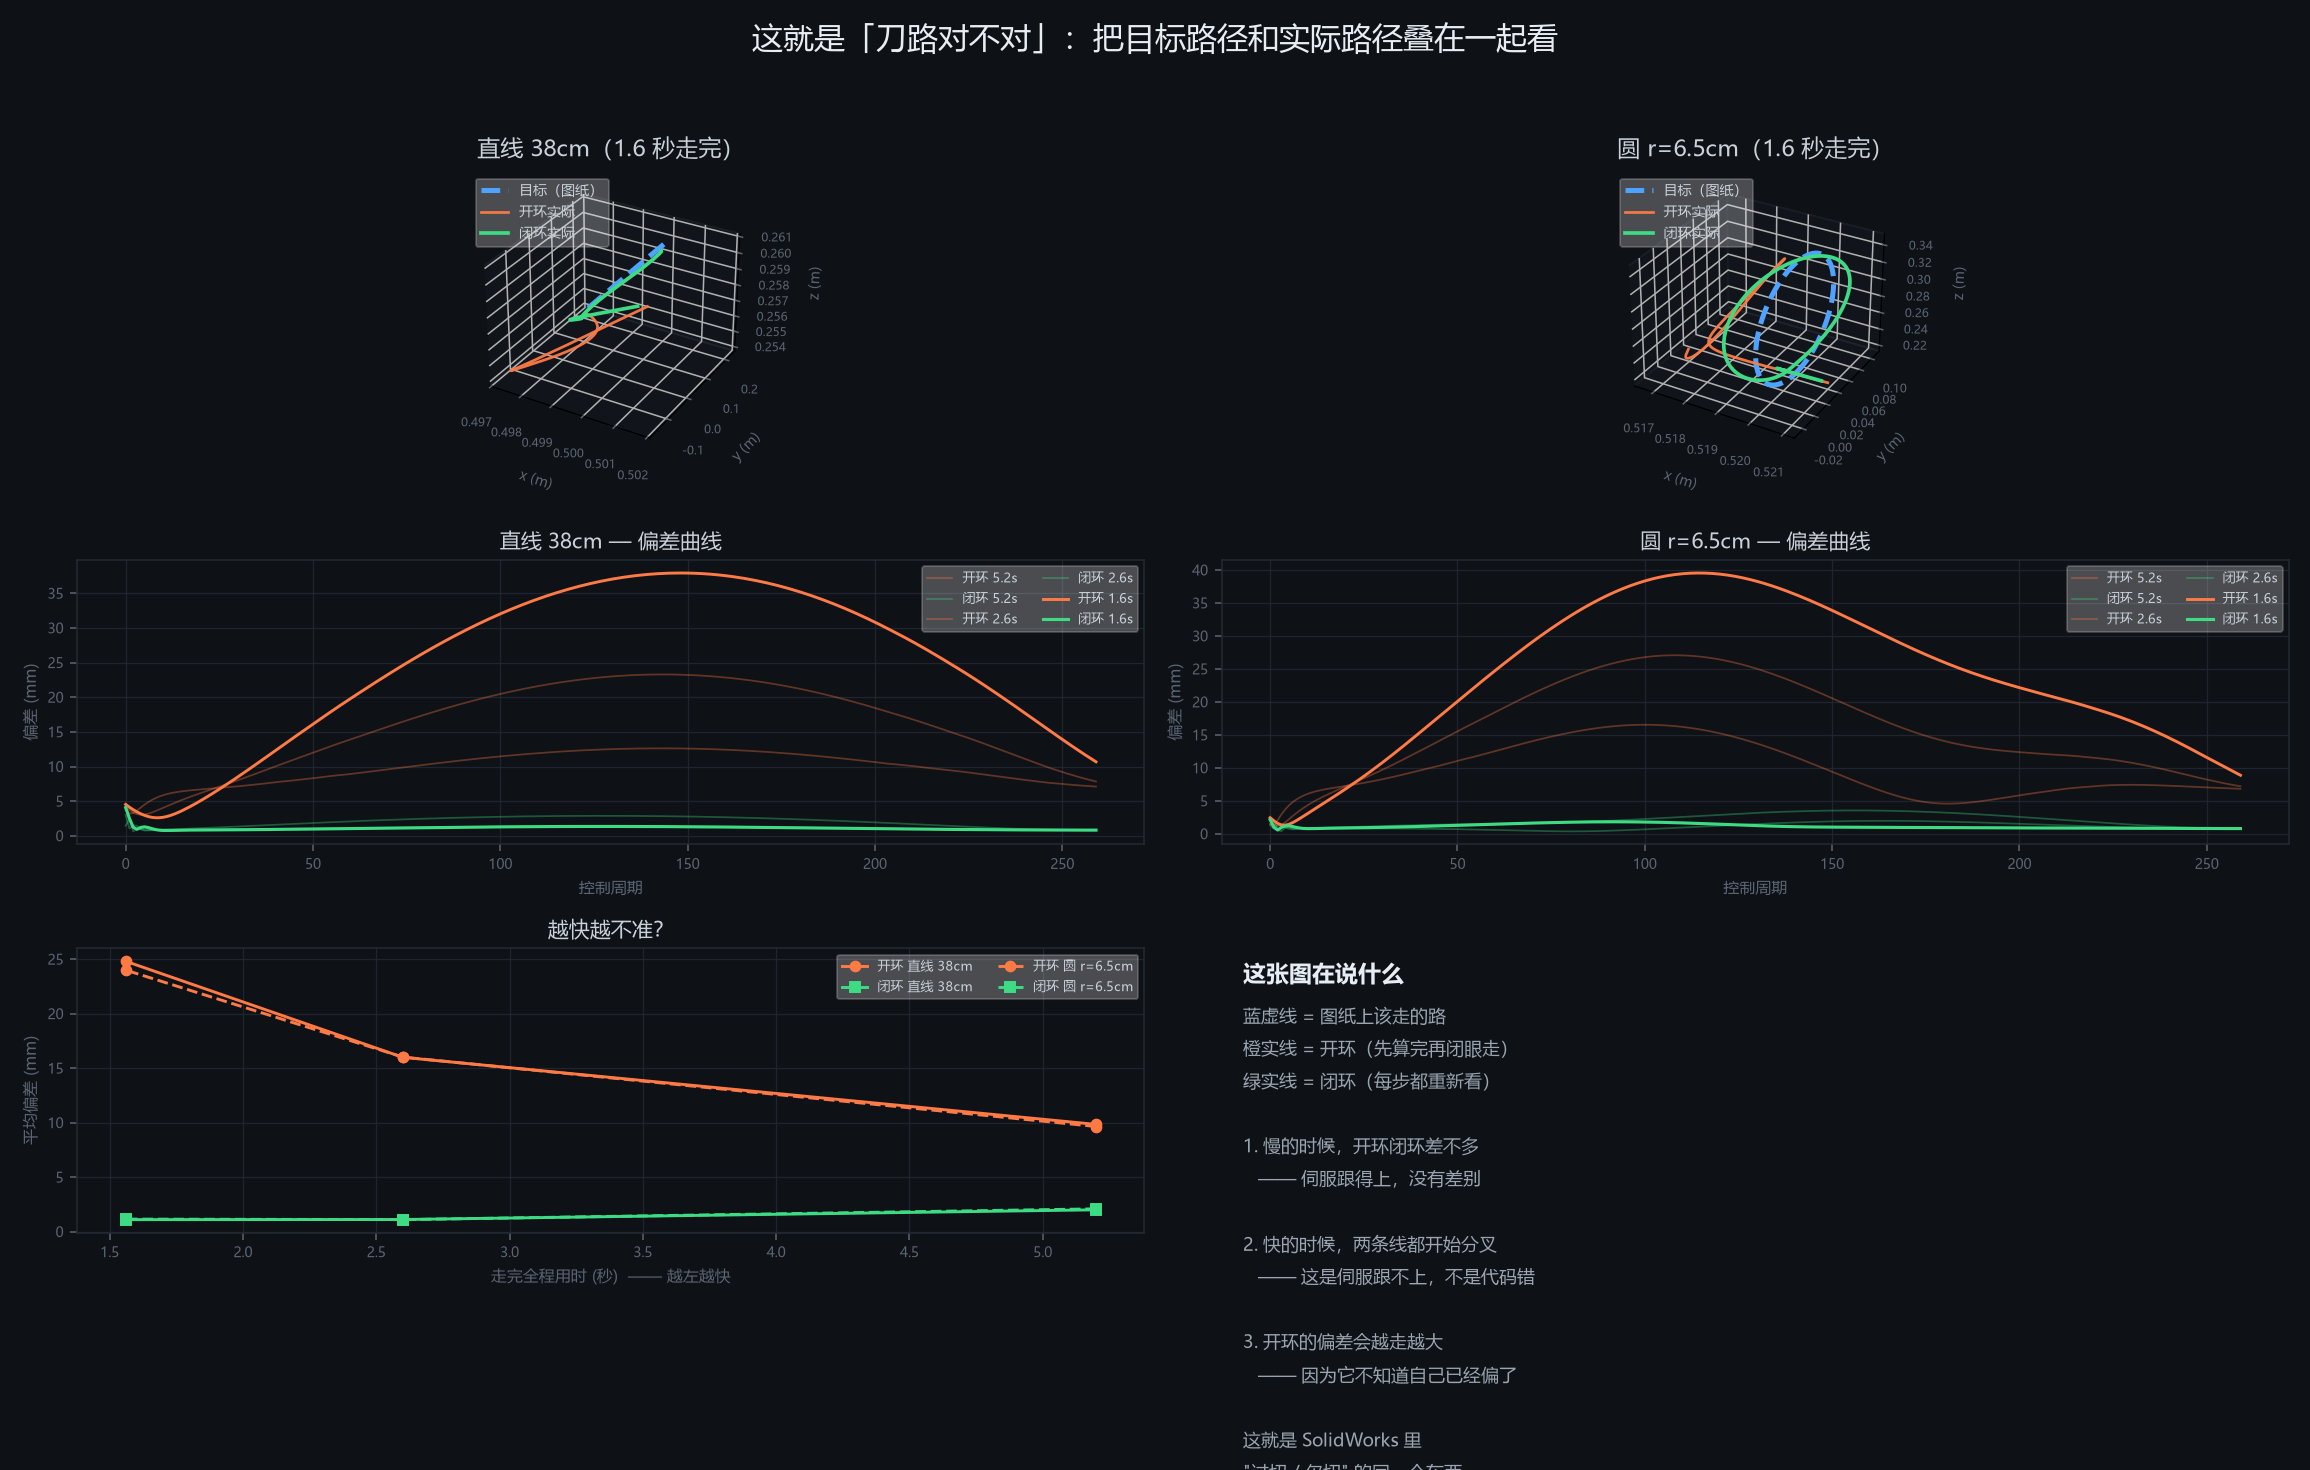

Write the Python code that produced this figure.
"""demo_05_toolpath.py —— 给机器人画一条"刀路"。

这个 demo 就是回答一个问题：**我怎么知道它对不对？**

在 SolidWorks 里你有刀路：图纸上该走的路画在那里，
机床真走的路可以叠上去比，偏了多少一眼看得见。

仿真里完全一样：

    目标轨迹（target）= 图纸上该走的路     <- 蓝色虚线
    实际轨迹（actual）= 机器人真的走的路   <- 实线
    两者之差         = 过切 / 欠切         <- 偏差曲线

这个 demo 让 Panda 的夹爪中心走两段路：
    1. 一条直线（40 cm）
    2. 一个圆（半径 6.5 cm）

并且同时跑两种做法，让你看见差别：

    开环：先把整条路的关节角全算好，然后闭着眼一路喂下去
    闭环：每走一步都重新看一眼"我现在在哪、目标在哪、差多少"，再修正

跑法：
    D:\\robot-env\\Scripts\\python.exe demo_05_toolpath.py

会生成：
    demo_05_toolpath.png    3D 轨迹对比图（这就是"刀路图"）
    demo_05_scene.png       带轨迹线的场景渲染
"""
import os
import numpy as np
import mujoco
import matplotlib
matplotlib.use("Agg")
import matplotlib.pyplot as plt
from mpl_toolkits.mplot3d import Axes3D  # noqa: F401

import looks

# 中文字体：没有这行，图上的字全是方框
matplotlib.rcParams["font.sans-serif"] = ["Microsoft YaHei", "SimHei"]
matplotlib.rcParams["axes.unicode_minus"] = False

HERE = os.path.dirname(os.path.abspath(__file__))
PANDA = os.path.join(HERE, "models", "panda", "panda.xml")

# ============ 1. 建场景 ============
spec = mujoco.MjSpec.from_file(PANDA)

table = spec.worldbody.add_geom()
table.name = "table"
table.type = mujoco.mjtGeom.mjGEOM_PLANE
table.size = [1.4, 1.4, 0.1]

spec = looks.make_pretty(spec)
model = spec.compile()
data = mujoco.MjData(model)

BID = {n: mujoco.mj_name2id(model, mujoco.mjtObj.mjOBJ_BODY, n)
       for n in ("hand", "left_finger", "right_finger")}
JNT_RANGE = model.jnt_range[:7].copy()

# 夹爪中心 = hand 原点 + 0.0862 * hand 的 z 轴（指垫中心，见 diag_gripper_geom.py）
FINGER_OFFSET = 0.0862

mujoco.mj_resetDataKeyframe(model, data, 0)
mujoco.mj_forward(model, data)
Q_HOME = data.qpos[:7].copy()

# 末端姿态固定：hand 的 z 轴朝下（从上往下），这就是"刀轴方向"
R_DES = np.array([[1.0, 0.0, 0.0],
                  [0.0, -1.0, 0.0],
                  [0.0, 0.0, -1.0]])


def tool_point(d):
    """当前"刀尖"位置 = 夹爪中心。"""
    R = d.xmat[BID["hand"]].reshape(3, 3)
    return d.xpos[BID["hand"]] + FINGER_OFFSET * R[:, 2]


def rot_error(Rc, Rd):
    e = np.zeros(3)
    for i in range(3):
        e += np.cross(Rc[:, i], Rd[:, i])
    return 0.5 * e


def ik_step(target_pos, q_init, iters=40, gain=0.7, lam=0.05, tol=5e-4):
    """从 q_init 出发解到 target_pos。返回 (q, 残差)。"""
    q = q_init.copy()
    d = mujoco.MjData(model)
    jp = np.zeros((3, model.nv))
    jr = np.zeros((3, model.nv))
    err = np.ones(6)
    for _ in range(iters):
        d.qpos[:7] = q
        mujoco.mj_forward(model, d)
        ep = target_pos - tool_point(d)
        er = rot_error(d.xmat[BID["hand"]].reshape(3, 3), R_DES)
        err = np.concatenate([ep, 0.35 * er])
        if np.linalg.norm(err) < tol:
            break
        mujoco.mj_jacBody(model, d, jp, jr, BID["hand"])
        J = np.vstack([jp[:, :7], 0.35 * jr[:, :7]])
        dq = J.T @ np.linalg.solve(J @ J.T + lam ** 2 * np.eye(6), err)
        q = np.clip(q + gain * dq, JNT_RANGE[:, 0], JNT_RANGE[:, 1])
    return q, float(np.linalg.norm(err))


# ============ 2. 定义"刀路"（按时间参数化） ============
def ease(s):
    """余弦缓动：起停平滑，像真实机床的加减速。"""
    return 0.5 - 0.5 * np.cos(np.pi * np.clip(s, 0.0, 1.0))


N_CYCLE = 260          # 控制周期数（每个周期重新算一次）
# 每个控制周期跑多少物理步 -> 决定速度。步数越少 = 跑得越快 = 伺服越跟不上
SPEED_LEVELS = [10, 5, 3]     # 对应 5.2 秒 / 2.6 秒 / 1.6 秒 走完全程


def path_line(p0, p1, n):
    return np.array([p0 + ease(i / (n - 1)) * (p1 - p0) for i in range(n)])


def path_circle(center, radius, n):
    """在 y-z 平面画一个圆（像立式铣床的圆弧插补）。"""
    out = []
    for i in range(n):
        a = ease(i / (n - 1)) * 2 * np.pi
        out.append(center + np.array([0.0, radius * np.sin(a), radius * (1 - np.cos(a))]))
    return np.array(out)


# 工作空间里选一块安全区域（z 都在 0.2 以上，不会碰桌面）
P_START = np.array([0.50, -0.16, 0.26])
P_END = np.array([0.50, 0.22, 0.26])
CENTER = np.array([0.52, 0.04, 0.22])
RADIUS = 0.065

PATHS = {
    "直线 38cm": path_line(P_START, P_END, N_CYCLE),
    "圆 r=6.5cm": path_circle(CENTER, RADIUS, N_CYCLE),
}


# ============ 3. 两种走法 ============
def fresh_sim():
    d = mujoco.MjData(model)
    d.qpos[:7] = Q_HOME
    d.ctrl[:7] = Q_HOME
    d.ctrl[7] = 255.0
    d.qpos[7:9] = [0.04, 0.04]
    mujoco.mj_forward(model, d)
    return d


def move_to(d, target, steps=600):
    """平滑移动到某个点，作为起始动作。"""
    q_goal, _ = ik_step(target, d.qpos[:7], iters=250)
    q_from = d.qpos[:7].copy()
    for i in range(steps):
        a = ease((i + 1) / steps)
        d.ctrl[:7] = (1 - a) * q_from + a * q_goal
        mujoco.mj_step(model, d)
    return d


def run_open_loop(path, substeps):
    """开环：先把整条路的关节角全算好，再闭眼喂下去。

    注意这里的"闭眼"是真的闭眼：
    每步喂的是预规划好的 q_plan[i]，完全不看机器人现在到底在哪。
    """
    # 阶段 1：离线规划整条路的关节角
    q = Q_HOME.copy()
    q_plan = []
    for p in path:
        q, _ = ik_step(p, q, iters=80)
        q_plan.append(q.copy())

    # 阶段 2：从起点出发，闭眼执行
    d = fresh_sim()
    move_to(d, path[0], steps=600)

    actual = []
    for q_cmd in q_plan:
        d.ctrl[:7] = q_cmd
        for _ in range(substeps):
            mujoco.mj_step(model, d)
        actual.append(tool_point(d))
    return np.array(actual)


def run_closed_loop(path, substeps, gain=8.0, lead=1):
    """闭环：每个控制周期都量一下"我实际在哪、目标在哪"，把差值补回去。

    和开环的根本区别：

        开环  ctrl = 预规划好的角度（不看现实）
        闭环  ctrl = 当前实际角度 + 雅可比 × 误差 × 增益（每步看现实）

    为什么这样才有效：
        伺服永远有滞后。开环不知道这件事，误差会一路累积。
        闭环每步重新量误差，把"欠的那部分"加倍补进指令里，
        相当于提前多给一点，把滞后抵消掉。

    两个参数（都是实测调出来的，见 diag_closed_loop.py）：

        gain = 8.0   误差放大倍数。1.0 只能改善 1%，8.0 能改善 22 倍。
                     但不能无限大，太大会抖。

        lead = 1     往未来看一步。因为伺服有延迟，追"现在的位置"永远慢半拍，
                     追"下一步的位置"才刚好。lead=0 时改善只有 10 倍，
                     lead=1 时 22 倍。
    """
    d = fresh_sim()
    move_to(d, path[0], steps=600)

    jp = np.zeros((3, model.nv))
    jr = np.zeros((3, model.nv))

    actual = []
    n = len(path)
    for i, p in enumerate(path):
        # 前馈：追"未来"的目标，抵消伺服延迟
        p_ff = path[min(i + lead, n - 1)]

        # 量当前实际末端位置
        mujoco.mj_forward(model, d)
        cur = tool_point(d)
        e_pos = p_ff - cur

        # 把末端位置误差映射成关节增量（雅可比伪逆）
        mujoco.mj_jacBody(model, d, jp, jr, BID["hand"])
        J = jp[:, :7]
        dq = J.T @ np.linalg.solve(J @ J.T + 0.05 ** 2 * np.eye(3), e_pos)

        # 关键：指令 = 实际角度 + 修正量 × 增益
        q_cmd = np.clip(d.qpos[:7] + gain * dq, JNT_RANGE[:, 0], JNT_RANGE[:, 1])
        d.ctrl[:7] = q_cmd

        for _ in range(substeps):
            mujoco.mj_step(model, d)
        actual.append(tool_point(d))
    return np.array(actual)


print("=" * 74)
print("轨迹跟踪：开环 vs 闭环，三种速度")
print("=" * 74)
print("  控制周期 %d 次；速度靠「每个周期跑几步」控制" % N_CYCLE)
print("  步数越少 = 走得越快 = 伺服越跟不上")
print()

RESULTS = {}
for name, path in PATHS.items():
    print()
    print("=" * 74)
    print("[%s]" % name)
    print("=" * 74)
    print("  %-8s %-10s %-16s %-16s %-8s"
          % ("速度", "用时", "开环平均偏差", "闭环平均偏差", "改善"))
    print("  " + "-" * 66)

    per_speed = []
    for sub in SPEED_LEVELS:
        a_open = run_open_loop(path, sub)
        a_closed = run_closed_loop(path, sub)

        e_open = np.linalg.norm(a_open - path, axis=1)
        e_closed = np.linalg.norm(a_closed - path, axis=1)
        dur = N_CYCLE * sub * model.opt.timestep

        per_speed.append({
            "substeps": sub, "duration": dur,
            "open": a_open, "closed": a_closed,
            "e_open": e_open, "e_closed": e_closed,
        })
        print("  %-8s %-10s %-16s %-16s %-8s"
              % ("%d 步" % sub, "%.1f 秒" % dur,
                 "%.1f mm" % (e_open.mean() * 1000),
                 "%.1f mm" % (e_closed.mean() * 1000),
                 "%.1f 倍" % (e_open.mean() / max(e_closed.mean(), 1e-9))))

    RESULTS[name] = {"target": path, "runs": per_speed}

# ============ 4. 画"刀路图" ============
print()
print("=" * 74)
print("画图")
print("=" * 74)

fig = plt.figure(figsize=(16.5, 10.5))
fig.patch.set_facecolor("#0e1116")

COLORS = {
    "target": "#4da3ff",
    "open": "#ff7a45",
    "closed": "#3ddc84",
    "bg": "#0e1116",
    "fg": "#c9d1d9",
    "dim": "#5a6472",
}

# ---- 上半部分：3D 刀路对比（用最快那档，差异最明显）----
for idx, (name, r) in enumerate(RESULTS.items()):
    run = r["runs"][-1]          # 最快的一档
    ax = fig.add_subplot(3, 2, idx + 1, projection="3d")
    ax.set_facecolor(COLORS["bg"])

    t = r["target"]
    ax.plot(t[:, 0], t[:, 1], t[:, 2], "--", color=COLORS["target"],
            lw=2.6, label="目标（图纸）")
    ax.plot(run["open"][:, 0], run["open"][:, 1], run["open"][:, 2],
            color=COLORS["open"], lw=1.4, alpha=0.95, label="开环实际")
    ax.plot(run["closed"][:, 0], run["closed"][:, 1], run["closed"][:, 2],
            color=COLORS["closed"], lw=1.9, label="闭环实际")

    ax.set_title("%s（%.1f 秒走完）" % (name, run["duration"]),
                 color=COLORS["fg"], fontsize=12, pad=8)
    ax.tick_params(colors=COLORS["dim"], labelsize=6)
    for pane in (ax.xaxis.pane, ax.yaxis.pane, ax.zaxis.pane):
        pane.set_facecolor("#151a21")
        pane.set_edgecolor("#232a33")
    ax.set_xlabel("x (m)", color=COLORS["dim"], fontsize=7)
    ax.set_ylabel("y (m)", color=COLORS["dim"], fontsize=7)
    ax.set_zlabel("z (m)", color=COLORS["dim"], fontsize=7)
    leg = ax.legend(loc="upper left", fontsize=7, framealpha=0.25)
    for txt in leg.get_texts():
        txt.set_color(COLORS["fg"])

# ---- 中下部分：偏差曲线（三档速度各一张）----
for idx, (name, r) in enumerate(RESULTS.items()):
    ax2 = fig.add_subplot(3, 2, 3 + idx)
    ax2.set_facecolor(COLORS["bg"])
    for run in r["runs"]:
        steps = np.arange(len(run["e_open"]))
        alpha = 0.35 + 0.65 * (run["substeps"] == min(SPEED_LEVELS))
        ax2.plot(steps, run["e_open"] * 1000, color=COLORS["open"],
                 lw=1.5 if alpha > 0.9 else 0.9, alpha=alpha,
                 label="开环 %.1fs" % run["duration"])
        ax2.plot(steps, run["e_closed"] * 1000, color=COLORS["closed"],
                 lw=1.6 if alpha > 0.9 else 0.9, alpha=alpha,
                 label="闭环 %.1fs" % run["duration"])
    ax2.set_title("%s — 偏差曲线" % name, color=COLORS["fg"], fontsize=11, pad=6)
    ax2.set_xlabel("控制周期", color=COLORS["dim"], fontsize=8)
    ax2.set_ylabel("偏差 (mm)", color=COLORS["dim"], fontsize=8)
    ax2.tick_params(colors=COLORS["dim"], labelsize=7)
    ax2.grid(True, color="#1e252e", lw=0.7)
    for sp in ax2.spines.values():
        sp.set_color("#232a33")
    leg = ax2.legend(fontsize=6.5, framealpha=0.25, ncol=2)
    for txt in leg.get_texts():
        txt.set_color(COLORS["fg"])

# ---- 最下：速度 vs 平均误差（汇总）----
ax3 = fig.add_subplot(3, 2, 5)
ax3.set_facecolor(COLORS["bg"])
for name, r in RESULTS.items():
    durs = [x["duration"] for x in r["runs"]]
    eo = [x["e_open"].mean() * 1000 for x in r["runs"]]
    ec = [x["e_closed"].mean() * 1000 for x in r["runs"]]
    ls = "-" if "直线" in name else "--"
    ax3.plot(durs, eo, ls, color=COLORS["open"], marker="o", ms=5,
             label="开环 %s" % name)
    ax3.plot(durs, ec, ls, color=COLORS["closed"], marker="s", ms=5,
             label="闭环 %s" % name)
ax3.set_title("越快越不准？", color=COLORS["fg"], fontsize=11, pad=6)
ax3.set_xlabel("走完全程用时 (秒)  —— 越左越快", color=COLORS["dim"], fontsize=8)
ax3.set_ylabel("平均偏差 (mm)", color=COLORS["dim"], fontsize=8)
ax3.tick_params(colors=COLORS["dim"], labelsize=7)
ax3.grid(True, color="#1e252e", lw=0.7)
for sp in ax3.spines.values():
    sp.set_color("#232a33")
leg = ax3.legend(fontsize=6.5, framealpha=0.25, ncol=2)
for txt in leg.get_texts():
    txt.set_color(COLORS["fg"])

# ---- 最右下：说明卡 ----
ax4 = fig.add_subplot(3, 2, 6)
ax4.set_facecolor(COLORS["bg"])
ax4.axis("off")
ax4.text(0.02, 0.95, "这张图在说什么", color="#e6edf3", fontsize=12,
         fontweight="bold", va="top")
ax4.text(0.02, 0.82,
         "蓝虚线 = 图纸上该走的路\n"
         "橙实线 = 开环（先算完再闭眼走）\n"
         "绿实线 = 闭环（每步都重新看）\n\n"
         "1. 慢的时候，开环闭环差不多\n"
         "   —— 伺服跟得上，没有差别\n\n"
         "2. 快的时候，两条线都开始分叉\n"
         "   —— 这是伺服跟不上，不是代码错\n\n"
         "3. 开环的偏差会越走越大\n"
         "   —— 因为它不知道自己已经偏了\n\n"
         "这就是 SolidWorks 里\n"
         "\"过切 / 欠切\" 的同一个东西。",
         color="#9aa5b1", fontsize=9, va="top", linespacing=1.75,
         family="Microsoft YaHei")

fig.suptitle("这就是「刀路对不对」：把目标路径和实际路径叠在一起看",
             color="#e6edf3", fontsize=16, y=0.985)
fig.tight_layout(rect=[0, 0, 1, 0.96])
out1 = os.path.join(HERE, "demo_05_toolpath.png")
fig.savefig(out1, dpi=140, facecolor=fig.get_facecolor())
plt.close(fig)
print("  已保存 %s" % out1)

# ============ 5. 渲染带轨迹线的场景 ============
renderer = mujoco.Renderer(model, height=720, width=1080)
looks.enable_scene_flags(renderer)

cam = mujoco.MjvCamera()
mujoco.mjv_defaultCamera(cam)
cam.lookat[:] = [0.48, 0.04, 0.24]
cam.distance = 1.35
cam.azimuth = 140
cam.elevation = -12

d = fresh_sim()
move_to(d, CENTER, steps=700)

circle_pts = RESULTS["圆 r=6.5cm"]["runs"][-1]["closed"]


def add_line(scn, p1, p2, rgba, width=0.0022):
    if scn.ngeom >= scn.maxgeom:
        return
    g = scn.geoms[scn.ngeom]
    mujoco.mjv_initGeom(g, mujoco.mjtGeom.mjGEOM_CAPSULE,
                        np.zeros(3), np.zeros(3), np.zeros(9), rgba)
    mujoco.mjv_connector(g, mujoco.mjtGeom.mjGEOM_CAPSULE, width, p1, p2)
    scn.ngeom += 1


renderer.update_scene(d, camera=cam)
for i in range(len(circle_pts) - 1):
    add_line(renderer.scene, circle_pts[i], circle_pts[i + 1],
             [0.30, 0.64, 1.0, 0.95], 0.0018)
img = renderer.render()
out2 = os.path.join(HERE, "demo_05_scene.png")
plt.imsave(out2, img)
print("  已保存 %s" % out2)

renderer.close()

print()
print("=" * 70)
print("怎么读这两张图")
print("=" * 70)
print("""
  左图（3D）：虚线是"图纸上该走的路"，实线是"机器人真走的路"。
      两条线重合 = 走对了。
      分叉       = 走偏了，偏多少看右图。

  右图（偏差曲线）：纵轴是毫米。
      线越低 = 越准。
      线一直爬高 = 误差在累积（开环的典型症状）。
      线贴着底   = 闭环把它压住了。

  这就是 SolidWorks 里"刀路仿真"的同一件事：
      目标路径 vs 实际路径，差多少，一眼看得见。

  你以后判断任何机器人代码"对不对"，都用这个方法：
      先画出目标，再画出实际，把两条线叠在一起。
""")
print("OK")
